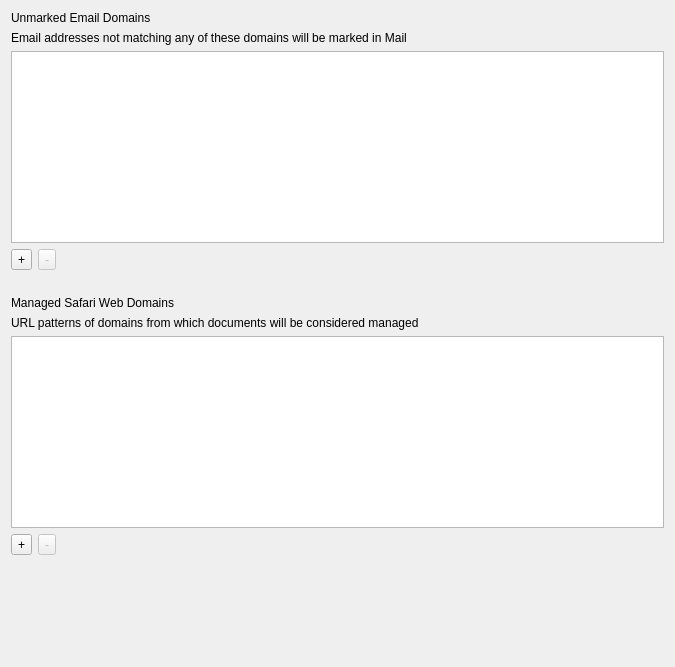
<?xml version="1.0" encoding="UTF-8"?>
<ui version="4.0">
 <class>ManagedDomainsForm</class>
 <widget class="QWidget" name="ManagedDomainsForm">
  <property name="geometry">
   <rect>
    <x>0</x>
    <y>0</y>
    <width>675</width>
    <height>667</height>
   </rect>
  </property>
  <property name="windowTitle">
   <string>Form</string>
  </property>
  <layout class="QGridLayout" name="gridLayout">
   <item row="10" column="0" colspan="4">
    <widget class="ItemListWidget" name="widgetSafariPasswordDomains" native="true">
     <property name="sizePolicy">
      <sizepolicy hsizetype="Expanding" vsizetype="Expanding">
       <horstretch>0</horstretch>
       <verstretch>0</verstretch>
      </sizepolicy>
     </property>
    </widget>
   </item>
   <item row="11" column="3">
    <spacer name="verticalSpacer_2">
     <property name="orientation">
      <enum>Qt::Vertical</enum>
     </property>
     <property name="sizeHint" stdset="0">
      <size>
       <width>20</width>
       <height>40</height>
      </size>
     </property>
    </spacer>
   </item>
   <item row="6" column="0" colspan="4">
    <widget class="QLabel" name="lTip_webDomains">
     <property name="text">
      <string>URL patterns of domains from which documents will be considered managed</string>
     </property>
    </widget>
   </item>
   <item row="7" column="0" colspan="4">
    <widget class="QListWidget" name="webDomainsList"/>
   </item>
   <item row="4" column="1">
    <spacer name="verticalSpacer">
     <property name="orientation">
      <enum>Qt::Vertical</enum>
     </property>
     <property name="sizeType">
      <enum>QSizePolicy::Maximum</enum>
     </property>
     <property name="sizeHint" stdset="0">
      <size>
       <width>20</width>
       <height>20</height>
      </size>
     </property>
    </spacer>
   </item>
   <item row="3" column="1" colspan="2">
    <widget class="QToolButton" name="removeEmailDomainButton">
     <property name="enabled">
      <bool>false</bool>
     </property>
     <property name="text">
      <string>-</string>
     </property>
    </widget>
   </item>
   <item row="3" column="0">
    <widget class="QToolButton" name="addEmailDomainButton">
     <property name="text">
      <string>+</string>
     </property>
    </widget>
   </item>
   <item row="5" column="0" colspan="3">
    <widget class="QLabel" name="label_2">
     <property name="text">
      <string>Managed Safari Web Domains</string>
     </property>
    </widget>
   </item>
   <item row="3" column="3">
    <spacer name="horizontalSpacer">
     <property name="orientation">
      <enum>Qt::Horizontal</enum>
     </property>
     <property name="sizeHint" stdset="0">
      <size>
       <width>143</width>
       <height>20</height>
      </size>
     </property>
    </spacer>
   </item>
   <item row="8" column="0">
    <widget class="QToolButton" name="addWebDomainButton">
     <property name="text">
      <string>+</string>
     </property>
    </widget>
   </item>
   <item row="0" column="0" colspan="3">
    <widget class="QLabel" name="label">
     <property name="text">
      <string>Unmarked Email Domains</string>
     </property>
    </widget>
   </item>
   <item row="2" column="0" colspan="4">
    <widget class="QListWidget" name="emailDomainsList"/>
   </item>
   <item row="8" column="3">
    <spacer name="horizontalSpacer_2">
     <property name="orientation">
      <enum>Qt::Horizontal</enum>
     </property>
     <property name="sizeHint" stdset="0">
      <size>
       <width>143</width>
       <height>20</height>
      </size>
     </property>
    </spacer>
   </item>
   <item row="1" column="0" colspan="4">
    <widget class="QLabel" name="lTip_emailDomains">
     <property name="text">
      <string>Email addresses not matching any of these domains will be marked in Mail</string>
     </property>
    </widget>
   </item>
   <item row="8" column="1">
    <widget class="QToolButton" name="removeWebDomainButton">
     <property name="enabled">
      <bool>false</bool>
     </property>
     <property name="text">
      <string>-</string>
     </property>
    </widget>
   </item>
   <item row="9" column="1">
    <spacer name="verticalSpacer_3">
     <property name="orientation">
      <enum>Qt::Vertical</enum>
     </property>
     <property name="sizeType">
      <enum>QSizePolicy::Maximum</enum>
     </property>
     <property name="sizeHint" stdset="0">
      <size>
       <width>20</width>
       <height>20</height>
      </size>
     </property>
    </spacer>
   </item>
  </layout>
 </widget>
 <customwidgets>
  <customwidget>
   <class>ItemListWidget</class>
   <extends>QWidget</extends>
   <header>FWAdminLib/Configurator/ItemListWidget.h</header>
   <container>1</container>
  </customwidget>
 </customwidgets>
 <resources/>
 <connections/>
</ui>
